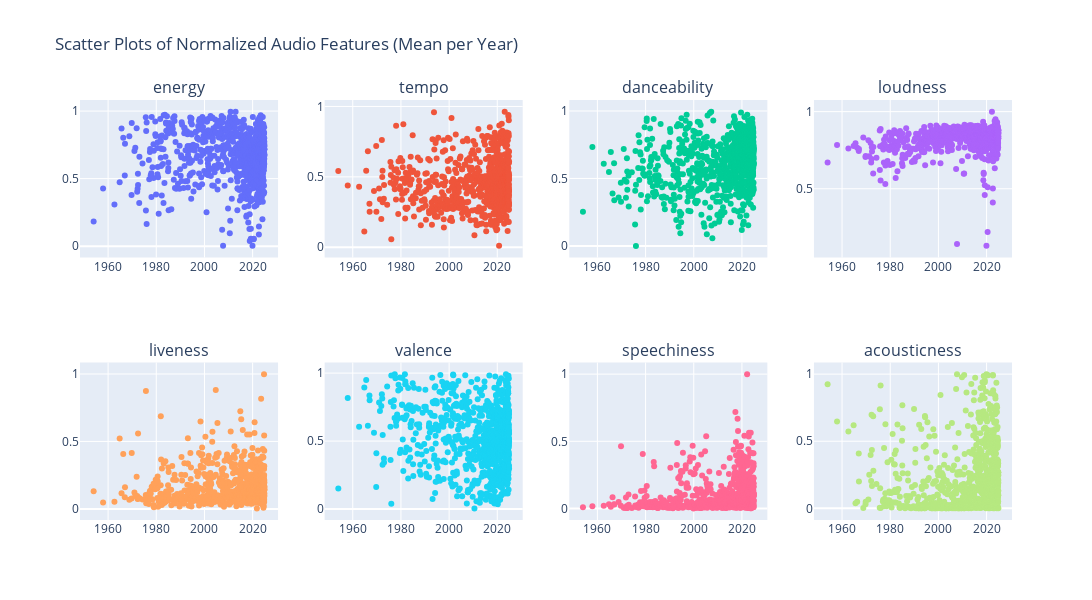

Notebook cell for this chart:
### Code cell
# Scatter Plots: Mean value per year for each feature
fig_scatter = sp.make_subplots(rows=2, cols=4, subplot_titles=timeseries_features)
for i, feature in enumerate(timeseries_features):
    row = i // 4 + 1
    col = i % 4 + 1
    ts = normalized_df.groupby('track_album_release_date')[feature].mean().reset_index()
    if not pd.api.types.is_datetime64_any_dtype(ts['track_album_release_date']):
        ts['track_album_release_date'] = pd.to_datetime(ts['track_album_release_date'], errors='coerce')
    ts = ts.sort_values('track_album_release_date')
    fig_scatter.add_trace(
        go.Scatter(x=ts['track_album_release_date'], y=ts[feature], mode='markers', name=feature),
        row=row, col=col
    )
fig_scatter.update_layout(height=600, width=1200, showlegend=False, title_text="Scatter Plots of Normalized Audio Features (Mean per Year)")
fig_scatter.show()

### Figure 1 — Plotly figure (JSON) as saved in the notebook; plotly's stock layout.template omitted (floating-point values rounded to 4 significant figures; data arrays with more than 128 entries replaced by an {"elided": "..."} marker saying what was removed)
{"data": [{"mode": "markers", "name": "energy", "type": "scatter", "x": {"elided": "868 str values"}, "xaxis": "x", "y": {"elided": "868 float values"}, "yaxis": "y"}, {"mode": "markers", "name": "tempo", "type": "scatter", "x": {"elided": "868 str values"}, "xaxis": "x2", "y": {"elided": "868 float values"}, "yaxis": "y2"}, {"mode": "markers", "name": "danceability", "type": "scatter", "x": {"elided": "868 str values"}, "xaxis": "x3", "y": {"elided": "868 float values"}, "yaxis": "y3"}, {"mode": "markers", "name": "loudness", "type": "scatter", "x": {"elided": "868 str values"}, "xaxis": "x4", "y": {"elided": "868 float values"}, "yaxis": "y4"}, {"mode": "markers", "name": "liveness", "type": "scatter", "x": {"elided": "868 str values"}, "xaxis": "x5", "y": {"elided": "868 float values"}, "yaxis": "y5"}, {"mode": "markers", "name": "valence", "type": "scatter", "x": {"elided": "868 str values"}, "xaxis": "x6", "y": {"elided": "868 float values"}, "yaxis": "y6"}, {"mode": "markers", "name": "speechiness", "type": "scatter", "x": {"elided": "868 str values"}, "xaxis": "x7", "y": {"elided": "868 float values"}, "yaxis": "y7"}, {"mode": "markers", "name": "acousticness", "type": "scatter", "x": {"elided": "868 str values"}, "xaxis": "x8", "y": {"elided": "868 float values"}, "yaxis": "y8"}], "layout": {"annotations": [{"font": {"size": 16}, "showarrow": false, "text": "energy", "x": 0.1062, "xanchor": "center", "xref": "paper", "y": 1, "yanchor": "bottom", "yref": "paper"}, {"font": {"size": 16}, "showarrow": false, "text": "tempo", "x": 0.3688, "xanchor": "center", "xref": "paper", "y": 1, "yanchor": "bottom", "yref": "paper"}, {"font": {"size": 16}, "showarrow": false, "text": "danceability", "x": 0.6313, "xanchor": "center", "xref": "paper", "y": 1, "yanchor": "bottom", "yref": "paper"}, {"font": {"size": 16}, "showarrow": false, "text": "loudness", "x": 0.8938, "xanchor": "center", "xref": "paper", "y": 1, "yanchor": "bottom", "yref": "paper"}, {"font": {"size": 16}, "showarrow": false, "text": "liveness", "x": 0.1062, "xanchor": "center", "xref": "paper", "y": 0.375, "yanchor": "bottom", "yref": "paper"}, {"font": {"size": 16}, "showarrow": false, "text": "valence", "x": 0.3688, "xanchor": "center", "xref": "paper", "y": 0.375, "yanchor": "bottom", "yref": "paper"}, {"font": {"size": 16}, "showarrow": false, "text": "speechiness", "x": 0.6313, "xanchor": "center", "xref": "paper", "y": 0.375, "yanchor": "bottom", "yref": "paper"}, {"font": {"size": 16}, "showarrow": false, "text": "acousticness", "x": 0.8938, "xanchor": "center", "xref": "paper", "y": 0.375, "yanchor": "bottom", "yref": "paper"}], "height": 600, "showlegend": false, "title": {"text": "Scatter Plots of Normalized Audio Features (Mean per Year)"}, "width": 1200, "xaxis": {"anchor": "y", "domain": [0, 0.2125]}, "xaxis2": {"anchor": "y2", "domain": [0.2625, 0.475]}, "xaxis3": {"anchor": "y3", "domain": [0.525, 0.7375]}, "xaxis4": {"anchor": "y4", "domain": [0.7875, 1]}, "xaxis5": {"anchor": "y5", "domain": [0, 0.2125]}, "xaxis6": {"anchor": "y6", "domain": [0.2625, 0.475]}, "xaxis7": {"anchor": "y7", "domain": [0.525, 0.7375]}, "xaxis8": {"anchor": "y8", "domain": [0.7875, 1]}, "yaxis": {"anchor": "x", "domain": [0.625, 1]}, "yaxis2": {"anchor": "x2", "domain": [0.625, 1]}, "yaxis3": {"anchor": "x3", "domain": [0.625, 1]}, "yaxis4": {"anchor": "x4", "domain": [0.625, 1]}, "yaxis5": {"anchor": "x5", "domain": [0, 0.375]}, "yaxis6": {"anchor": "x6", "domain": [0, 0.375]}, "yaxis7": {"anchor": "x7", "domain": [0, 0.375]}, "yaxis8": {"anchor": "x8", "domain": [0, 0.375]}}}
